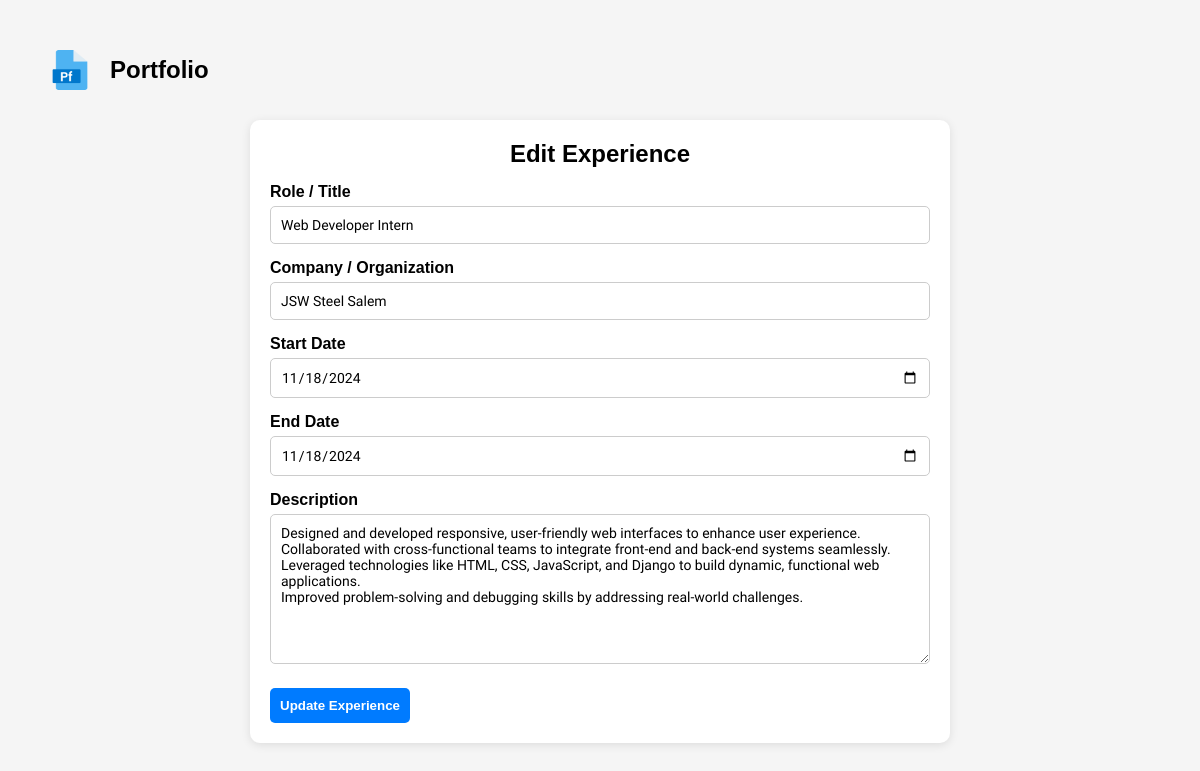
Page /edit_experience/1/ (signed in) on the committed database.
### portfolio/models.py (models this page shows, shortened)
class Experience(models.Model):
    user_profile = models.ForeignKey(
        UserProfile,
        on_delete=models.CASCADE,
        related_name="experiences",
        verbose_name="User Profile"
    )
    title = models.CharField(max_length=150, verbose_name="Job Title")
    company = models.CharField(max_length=100, verbose_name="Company Name")
    description = models.TextField(verbose_name="Job Description")
    start_date = models.DateField(verbose_name="Start Date")
    end_date = models.DateField(null=True, blank=True, verbose_name="End Date")

### portfolio/views.py (the view, shortened to what this page needs)
# urls.py: path('edit_experience/<int:id>/', views.edit_experience, name="edit_experience"),
def edit_experience(request, id):
    user = get_object_or_404(User, username = request.user.username)
    experience = get_object_or_404(Experience, id=id)
    context = {
        'experience' : experience,
    }
    return render(request, "forms/edit_experience.html", context)

### template/forms/edit_experience.html (shortened to what this page needs)
{% extends './base_form.html' %}
{% load static %}
{% block stylesheet %}
<link rel="stylesheet" href="{% static 'css/base_form.css' %}">
<link rel="stylesheet" href="{% static 'css/edit_profile.css' %}">
{% endblock %}
{% block form %}
<div class="form-container">
    <h2>Edit Experience</h2>
    <form action="{% url 'edit_experience' experience.id %}" method="POST">
        <label for="role">Role / Title</label>
        <input type="text" id="role" name="role" value="{{ experience.title }}" placeholder="e.g., Web Developer Intern" required>
        <label for="company">Company / Organization</label>
        <input type="text" id="company" name="company" value="{{ experience.company }}" placeholder="e.g., JSW Steel Salem" required>
        <label for="start_date">Start Date</label>
        <input type="date" id="start_date" name="start_date" value="{{ experience.start_date|date:'Y-m-d' }}" required>
        <label for="end_date">End Date</label>
        <input type="date" id="end_date" name="end_date" value="{{ experience.end_date|date:'Y-m-d' }}" required>
        <label for="description">Description</label>
        <textarea id="description" name="description" rows="8" placeholder="Describe your responsibilities, tools used, and achievements..." required>{{ experience.description }}</textarea>
        <button type="submit">Update Experience</button>
    </form>
</div>
{% endblock %}

### static/css/base_form.css (style rules this page uses)
* { margin: 0; padding: 0; box-sizing: border-box; }
body { background-color: whitesmoke; font-family: Nunito Sans; height: 100vh; }

### static/css/edit_profile.css (style rules this page uses)
body { font-family: Arial, sans-serif; padding: 20px; background: #f5f5f5; }
.form-container { min-width: 300px; width: 700px; margin: auto; margin-bottom: 40px; background: white; padding: 20px; border-radius: 10px; box-shadow: 0 2px 10px rgba(0,0,0,0.1); }
h2 { text-align: center; }
label { font-weight: bold; display: block; margin-top: 15px; }
input, select, textarea { width: 100%; padding: 10px; margin-top: 5px; border-radius: 5px; border: 1px solid #ccc; font-family: Nunito Sans; font-size: 14px; }
button { margin-top: 20px; padding: 10px; border: none; background-color: #007BFF; color: white; font-weight: bold; border-radius: 5px; cursor: pointer; }

### rows in the picture
Experience: role "Web Developer Intern", company "JSW Steel Salem", start_date "11/18/2024", end_date "11/18/2024", description "Designed and developed responsive, user-friendly web interfaces to enhance user experience. Collaborated with cross-functional teams to integrate front-end and back-end systems seamlessly. Leveraged technologies like HTML, CSS, JavaScript, and Django to build dynamic, functional web applications. Improved problem-solving and debugging skills by addressing real-world challenges."
